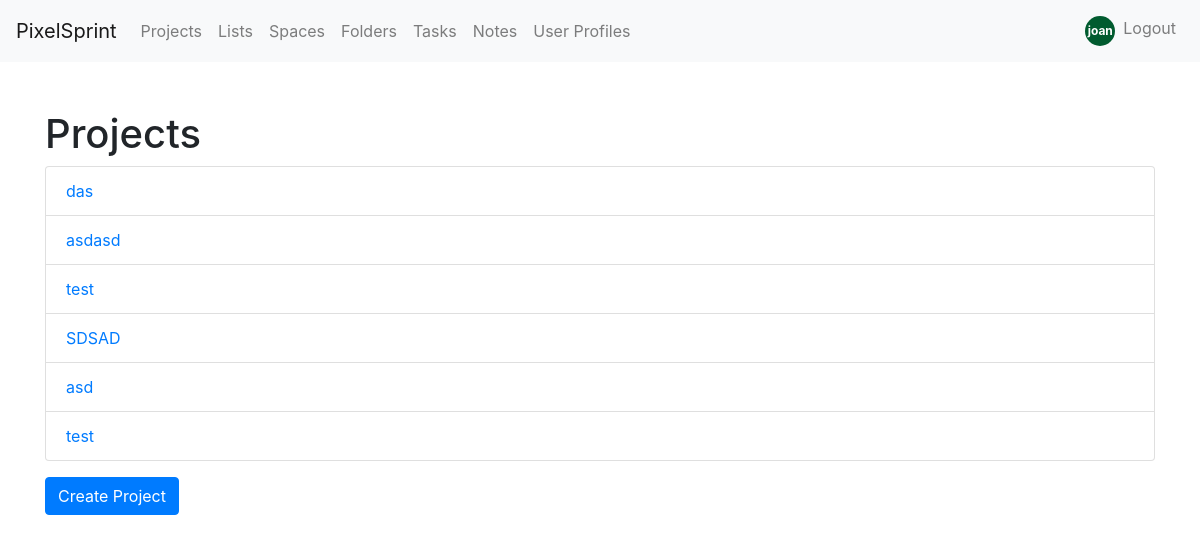
/project/projects/ (signed in), run on the app's committed database.
### project/models.py (models this page shows, shortened)
class Project(models.Model):
    title = models.CharField(max_length=255)
    description = models.TextField()
    start_date = models.DateField()
    end_date = models.DateField()
    team = models.ManyToManyField(User, related_name='projects')
    xp_reward = models.PositiveIntegerField(default=2)
    tags = models.ManyToManyField(Tag, related_name='projects', blank=True)
    overall_status = models.ForeignKey('Status', on_delete=models.CASCADE, related_name='projects', null=True, blank=True)

### project/views.py (the view)
# urls.py: path('projects/', views.project_list, name='project_list'),
def project_list(request):
    projects = Project.objects.all()
    return render(request, 'project_list.html', {'projects': projects})

### project/templates/project_list.html
{% extends 'base.html' %}
{% block content %}
  <div class="container mt-5">
    <h1>Projects</h1>
    <ul class="list-group">
      {% for project in projects %}
        <li class="list-group-item">
          <a href="{% url 'project_detail' project.id %}">{{ project.title }}</a>
        </li>
      {% endfor %}
    </ul>
    <a href="{% url 'create_project' %}" class="btn btn-primary mt-3">Create Project</a>
  </div>
{% endblock %}

### project/templates/base.html (shortened to what this page needs)
<!DOCTYPE html>
<html lang="en">
<head>
<link rel="stylesheet" href="https://maxcdn.bootstrapcdn.com/bootstrap/4.5.2/css/bootstrap.min.css">
<link rel="stylesheet" href="https://cdn.jsdelivr.net/npm/bootstrap-icons@1.11.3/font/bootstrap-icons.min.css">    {% block styles %}{% endblock %}
</head>
<body>
    <nav class="navbar navbar-expand-lg navbar-light bg-light">
        <a class="navbar-brand" href="{% url 'homepage' %}">PixelSprint</a>
        <div class="collapse navbar-collapse" id="navbarNav">
            <ul class="navbar-nav">
            {% if user.is_authenticated %}
                <li class="nav-item">
                    <a class="nav-link" href="{% url 'project_list' %}">Projects</a>
                </li>
                <li class="nav-item">
                    <a class="nav-link" href="{% url 'list_list' %}">Lists</a>
                </li>
                <li class="nav-item">
                    <a class="nav-link" href="{% url 'space_list' %}">Spaces</a>
                </li>
                <li class="nav-item">
                    <a class="nav-link" href="{% url 'folder_list' %}">Folders</a>
                </li>
                <li class="nav-item">
                    <a class="nav-link" href="{% url 'task_list' %}">Tasks</a>
                </li>
                <li class="nav-item">
                    <a class="nav-link" href="{% url 'note_list' %}">Notes</a>
                </li>
                <li class="nav-item">
                    <a class="nav-link" href="{% url 'userprofile_list' %}">User Profiles</a>
                </li>
            {% endif %}
            </ul>
            <ul class="navbar-nav ml-auto">
                {% if user.is_authenticated %}
                    <li class="nav-item">
    <span class="navbar-text">
                {% if user.userprofile.profile_picture %}
                    <a href="{% url 'user_profile_form' %}">
                        <img src="{{ user.userprofile.profile_picture.url }}" alt="{{ user.username }}" class="rounded-circle" width="30" height="30" style="cursor: pointer;" onclick="window.location.href='{% url 'user_profile_form' %}'">
                    </a>
                {% else %}
                    <div class="custom-avatar" style="background-color: {{ user.userprofile.color }};" onclick="window.location.href='{% url 'userprofile_detail' user.userprofile.id %}'">
                                {{ user.username|slice:":4:" }}
                            </div>
                {% endif %}
                <li class="nav-item">
                        <a class="nav-link" href="{% url 'logout' %}">Logout</a>
                    </li>
            </span>
</li>
                {% endif %}
            </ul>
        </div>
    </nav>
    <div class="container-fluid w-100">
    {% block content %}{% endblock %}
</div>
</body>
</html>

### project/templates/base.html (style rules this page uses)
.custom-avatar { width: 30px; height: 30px; line-height: 30px; text-align: center; border-radius: 50%; color: white; font-size: 12px; font-weight: bold; cursor: pointer; }

### data on the page
Project: title "das"
Project: title "asdasd"
Project: title "test"
Project: title "SDSAD"
Project: title "asd"
Project: title "test"

### other printed values
{{ user.username|slice:":4:" }} "joan"
